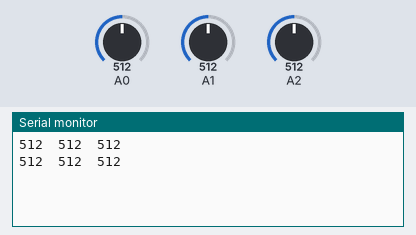
Simulated run of this sketch. Board: Arduino Uno, built with avr-gcc and run on an emulated ATmega328P. Parts: the last lines printed to the serial monitor. Inputs (shaded band) come from the test bench; at power-on: A0 = 512, A1 = 512, A2 = 512.

Above: at 1.8 s.
1.9 s: A0 set to 716
At 2.4 s:
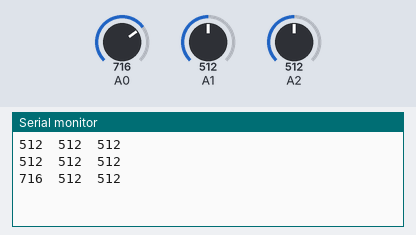
3.4 s: A1 set to 716
At 4.7 s:
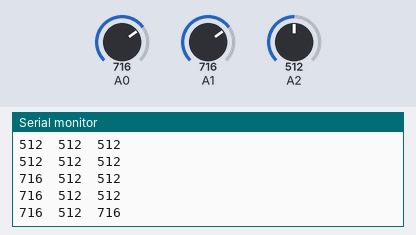
4.9 s: A2 set to 716
At 5.8 s:
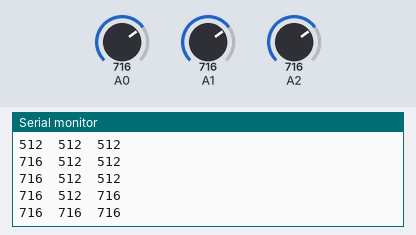
6.4 s: A0 set to 900
At 7.6 s:
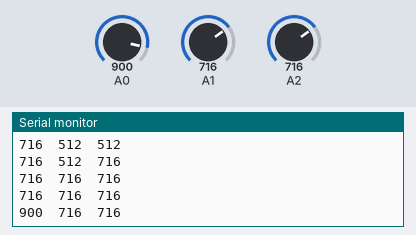
7.9 s: A1 set to 900
At 8.4 s:
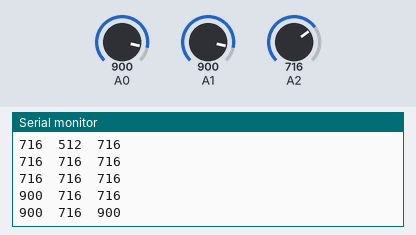
9.4 s: A2 set to 900
At 10.8 s:
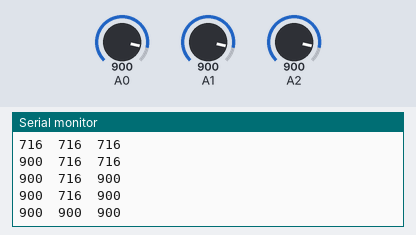
Timing chart, 0 to 11.9 s (numbered marks = the images above; inputs shaded):
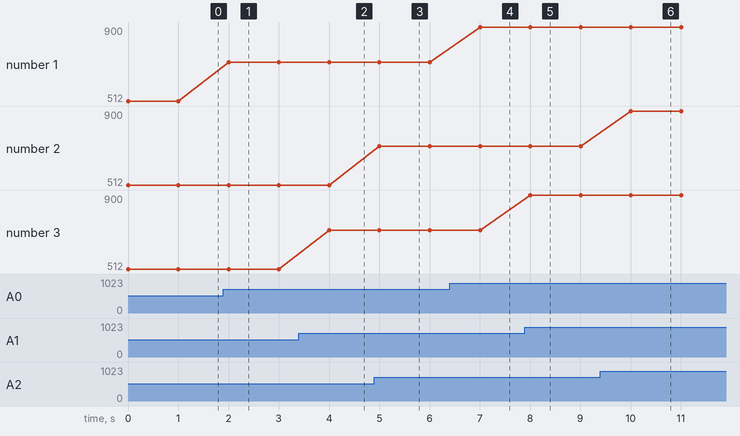

The sketch:

potentiometer___joy_stick.ino
```cpp
#include <Wire.h>
#include <stdio.h>

int potentiometer = A0;
int joy = 7;
typedef struct _Record //struct

{

  int x; //4byte
  int y;
  int poten; //4

}Record;

void setup() {

Serial.begin(9600);
pinMode(joy, INPUT);

}


void loop() {

Record joy;

joy.x = analogRead(A1);
joy.y = analogRead(A2);
joy.poten = analogRead(A0);
//joy.poten = map(joy.poten, 0, 1023, 0, 180); // potentiometer -> pwm


Serial.print(joy.poten);
Serial.print('\t');
Serial.print(joy.y);
Serial.print('\t');
Serial.print(joy.x);
Serial.print("\n");


delay(1000);

}
```

Measured:
- after the input at 1.9 s, the serial monitor: prints a new line after 0.10 s (image 1)
- after the input at 3.4 s, the serial monitor: prints a new line after 0.60 s (image 2)
- after the input at 4.9 s, the serial monitor: prints a new line after 0.10 s (image 3)
- after the input at 6.4 s, the serial monitor: prints a new line after 0.61 s (image 4)
- after the input at 7.9 s, the serial monitor: prints a new line after 0.11 s (image 5)
- after the input at 9.4 s, the serial monitor: prints a new line after 0.61 s (image 6)
- plotted number 1: 512 → 716 after the input at 1.9 s, 716 → 900 after the input at 6.4 s
